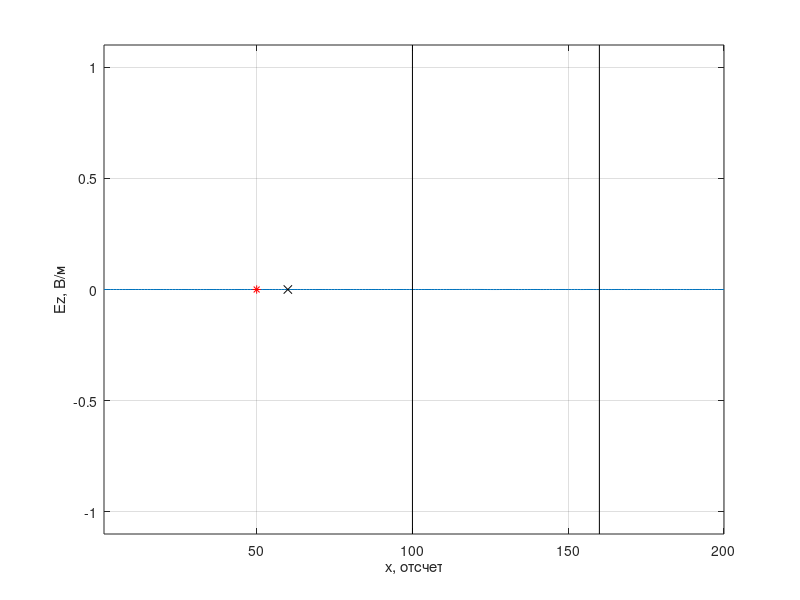
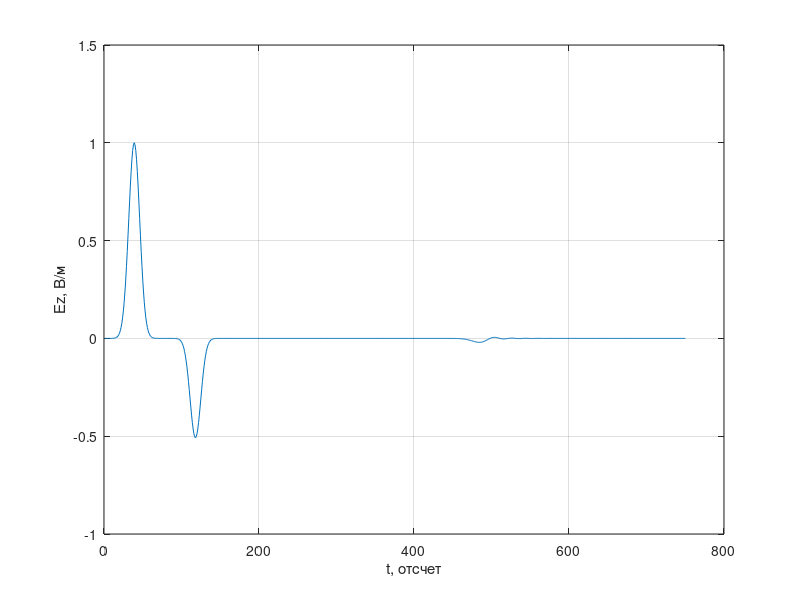

These charts were generated, in order, by the following MATLAB code:
%% Одномерный FDTD. Версия 1.6
% Граница раздела воздух - диэлектрик.
% На правой границе массива расположен диэлектрик с потерями.
clear

% Волновое сопротивление свободного пространства
W0 = 120 * pi;

% Потери в среде. loss = sigma * dt / (2 * eps * eps0)
loss = 0.02;

% Где начинается поглощающий диэлектрик
layer_loss_x = 160;

% Время расчета в отсчетах
maxTime = 750;

% Размер области моделирования в отсчетах
maxSize = 200;

% Положение источника
sourcePos = 50;

% Положение датчика, регистрирующего поля
probePos = 60;

% Начало диэлектрического слоя
layer_x = 100;

Ez = zeros (1, maxSize);
Hy = zeros (1, maxSize - 1);

eps = ones (size (Ez));
eps(layer_x: end) = 9.0;

% Коэффициенты для расчета поля E
ceze = ones (1, maxSize);
ceze(layer_loss_x: end) = (1 - loss) / (1 + loss);

cezh = (ones (1, maxSize) * W0 ./ eps);
cezh(layer_loss_x: end) = cezh(layer_loss_x: end) / (1 + loss);

% Коэффициенты для расчета поля H
chyh = ones (1, maxSize - 1);
chyh(layer_loss_x: end) = (1 - loss) / (1 + loss);

chye = ones (1, maxSize - 1) / W0;
chye(layer_loss_x: end) = chye(layer_loss_x: end) / (1 + loss);

% Поле, зарегистрированное в датчике в зависимости от времени
probeTimeEz = zeros (1, maxTime);

figure

for t = 1: maxTime
    % Расчет компоненты поля H
    for m = 1: maxSize - 1
        % До этой строки Hy(n) хранит значение компоненты Hy
        % за предыдущий момент времени
        Hy(m) = chyh(m) * Hy(m) +...
            chye(m) * (Ez(m + 1) - Ez(m));
    end
    
    Hy(sourcePos - 1) = Hy(sourcePos - 1) -...
        exp (-(t - 30.0) ^ 2 / 100.0) / W0;
    
    % Расчет компоненты поля E
    Ez(1) = Ez(2);
    
    for m = 2: maxSize - 1
        % До этой строки Ez(n) хранит значение компоненты EzS
        % за предыдущий момент времени
        % Вместо W0 / eps используется cezh
        Ez(m) = ceze(m) * Ez(m) + ...
            cezh(m) * (Hy(m) - Hy(m - 1));
    end

    % Источник возбуждения
    Ez(sourcePos) = Ez(sourcePos) +...
        exp (-(t + 0.5 - (-0.5) - 30.0) ^ 2 / 100.0);
    
    % Регистрация поля в точке
    probeTimeEz(t) = Ez(probePos);
    
    plot (Ez);
    xlim ([1, maxSize]);
    ylim ([-1.1, 1.1]);
    xlabel ('x, отсчет')
    ylabel ('Ez, В/м')
    line ([layer_x, layer_x], [-1.1, 1.1], ...
        'Color',[0.0, 0.0, 0.0]);
    line ([layer_loss_x, layer_loss_x], [-1.1, 1.1], ...
        'Color',[0.0, 0.0, 0.0]);
    grid on
    hold on
    plot ([probePos], [0], 'xk');
    plot ([sourcePos], [0], '*r');
    hold off
    pause (0.01)
end

figure
plot (probeTimeEz)
xlabel ('t, отсчет')
ylabel ('Ez, В/м')
grid on
